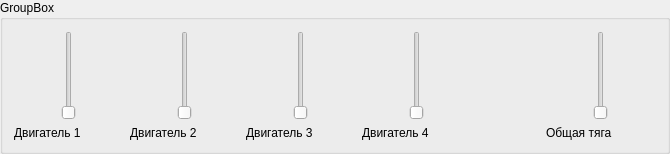
              <widget class="QGroupBox" name="groupBox_9">
               <property name="minimumSize">
                <size>
                 <width>670</width>
                 <height>154</height>
                </size>
               </property>
               <property name="font">
                <font>
                 <pointsize>9</pointsize>
                </font>
               </property>
               <property name="title">
                <string>GroupBox</string>
               </property>
               <layout class="QHBoxLayout" name="horizontalLayout_25">
                <item>
                 <layout class="QVBoxLayout" name="verticalLayout_6">
                  <item>
                   <widget class="QSlider" name="verticalSlider_6">
                    <property name="minimumSize">
                     <size>
                      <width>110</width>
                      <height>0</height>
                     </size>
                    </property>
                    <property name="orientation">
                     <enum>Qt::Vertical</enum>
                    </property>
                   </widget>
                  </item>
                  <item>
                   <widget class="QLabel" name="label_19">
                    <property name="text">
                     <string>Двигатель 1</string>
                    </property>
                   </widget>
                  </item>
                 </layout>
                </item>
                <item>
                 <layout class="QVBoxLayout" name="verticalLayout_7">
                  <item>
                   <widget class="QSlider" name="verticalSlider_2">
                    <property name="minimumSize">
                     <size>
                      <width>110</width>
                      <height>0</height>
                     </size>
                    </property>
                    <property name="orientation">
                     <enum>Qt::Vertical</enum>
                    </property>
                   </widget>
                  </item>
                  <item>
                   <widget class="QLabel" name="label_20">
                    <property name="text">
                     <string>Двигатель 2</string>
                    </property>
                   </widget>
                  </item>
                 </layout>
                </item>
                <item>
                 <layout class="QVBoxLayout" name="verticalLayout_8">
                  <item>
                   <widget class="QSlider" name="verticalSlider_3">
                    <property name="minimumSize">
                     <size>
                      <width>110</width>
                      <height>0</height>
                     </size>
                    </property>
                    <property name="orientation">
                     <enum>Qt::Vertical</enum>
                    </property>
                   </widget>
                  </item>
                  <item>
                   <widget class="QLabel" name="label_21">
                    <property name="text">
                     <string>Двигатель 3</string>
                    </property>
                   </widget>
                  </item>
                 </layout>
                </item>
                <item>
                 <layout class="QVBoxLayout" name="verticalLayout_9">
                  <item>
                   <widget class="QSlider" name="verticalSlider_4">
                    <property name="minimumSize">
                     <size>
                      <width>110</width>
                      <height>0</height>
                     </size>
                    </property>
                    <property name="orientation">
                     <enum>Qt::Vertical</enum>
                    </property>
                   </widget>
                  </item>
                  <item>
                   <widget class="QLabel" name="label_22">
                    <property name="text">
                     <string>Двигатель 4</string>
                    </property>
                   </widget>
                  </item>
                 </layout>
                </item>
                <item>
                 <spacer name="horizontalSpacer_3">
                  <property name="orientation">
                   <enum>Qt::Horizontal</enum>
                  </property>
                  <property name="sizeHint" stdset="0">
                   <size>
                    <width>57</width>
                    <height>20</height>
                   </size>
                  </property>
                 </spacer>
                </item>
                <item>
                 <layout class="QVBoxLayout" name="verticalLayout_10">
                  <item>
                   <widget class="QSlider" name="verticalSlider_5">
                    <property name="minimumSize">
                     <size>
                      <width>110</width>
                      <height>0</height>
                     </size>
                    </property>
                    <property name="orientation">
                     <enum>Qt::Vertical</enum>
                    </property>
                   </widget>
                  </item>
                  <item>
                   <widget class="QLabel" name="label_23">
                    <property name="text">
                     <string>Общая тяга</string>
                    </property>
                   </widget>
                  </item>
                 </layout>
                </item>
               </layout>
              </widget>
